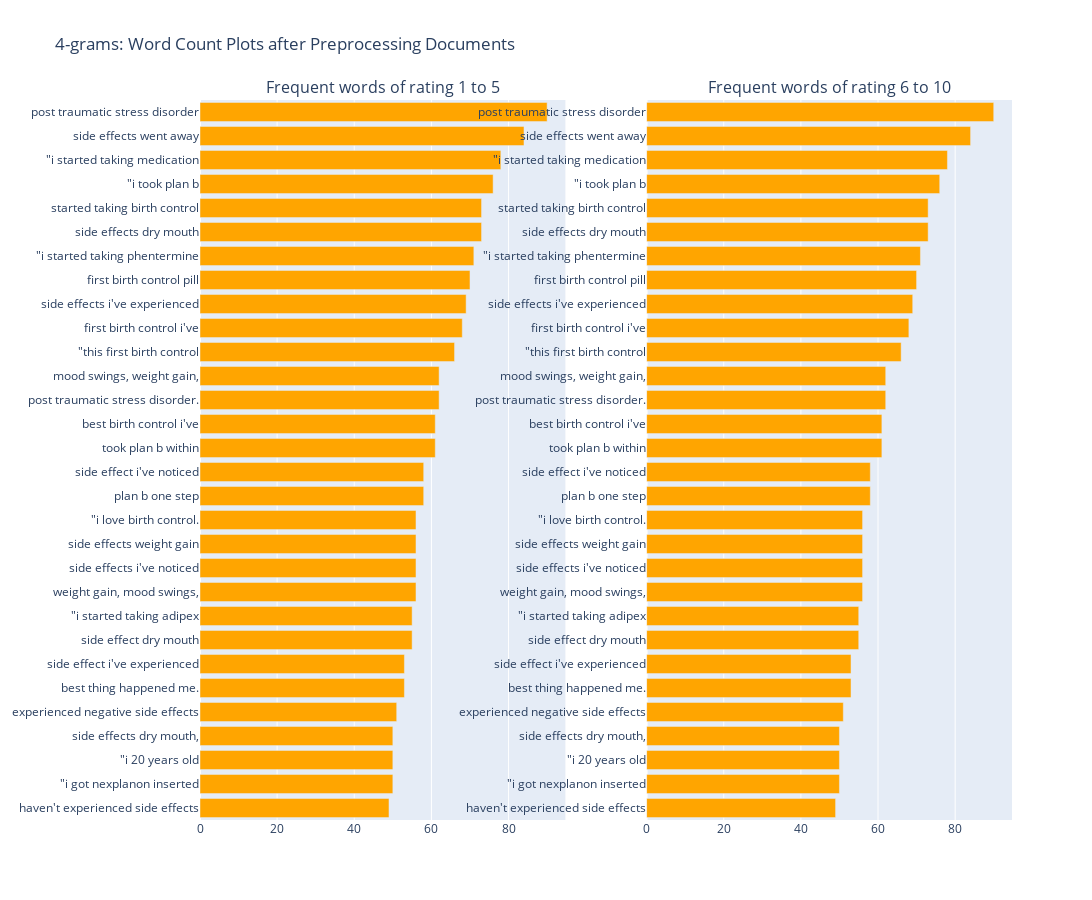

Notebook code cell kept with this figure:
### Markdown cell above
#### **5.7.4. 4-grams**

### Code cell
## Get the bar chart from rating  6 to 10 review ##
freq_dict = defaultdict(int)
for sent in df_negative["review"]:
    for word in generate_ngrams(sent, 4):
        freq_dict[word] += 1

## Get the bar chart from rating  1 to 5 review ##
freq_dict = defaultdict(int)
for sent in df_positive["review"]:
    for word in generate_ngrams(sent, 4):
        freq_dict[word] += 1

fd_sorted = pd.DataFrame(sorted(freq_dict.items(), key=lambda x: x[1])[::-1])
fd_sorted.columns = ["word", "wordcount"]

trace0 = horizontal_bar_chart(fd_sorted.head(30), 'orange')
trace1 = horizontal_bar_chart(fd_sorted.head(30), 'orange')

# Creating two subplots
fig = subplots.make_subplots(rows=1, cols=2, vertical_spacing=0.04,
                             subplot_titles=["Frequent words of rating 1 to 5", 
                                             "Frequent words of rating 6 to 10"])
fig.append_trace(trace0, 1, 1)
fig.append_trace(trace1, 1, 2)
fig['layout'].update(height=900, width=1600, title="4-grams: Word Count Plots after Preprocessing Documents")
fig.show()

### Figure 1 — Plotly figure (JSON) as saved in the notebook; plotly's stock layout.template omitted (floating-point values rounded to 4 significant figures)
{"data": [{"marker": {"color": "orange"}, "orientation": "h", "showlegend": false, "type": "bar", "x": [49, 50, 50, 50, 51, 53, 53, 55, 55, 56, 56, 56, 56, 58, 58, 61, 61, 62, 62, 66, 68, 69, 70, 71, 73, 73, 76, 78, 84, 90], "xaxis": "x", "y": ["haven&#039;t experienced side effects", "\"i got nexplanon inserted", "\"i 20 years old", "side effects dry mouth,", "experienced negative side effects", "best thing happened me.", "side effect i&#039;ve experienced", "side effect dry mouth", "\"i started taking adipex", "weight gain, mood swings,", "side effects i&#039;ve noticed", "side effects weight gain", "\"i love birth control.", "plan b one step", "side effect i&#039;ve noticed", "took plan b within", "best birth control i&#039;ve", "post traumatic stress disorder.", "mood swings, weight gain,", "\"this first birth control", "first birth control i&#039;ve", "side effects i&#039;ve experienced", "first birth control pill", "\"i started taking phentermine", "side effects dry mouth", "started taking birth control", "\"i took plan b", "\"i started taking medication", "side effects went away", "post traumatic stress disorder"], "yaxis": "y"}, {"marker": {"color": "orange"}, "orientation": "h", "showlegend": false, "type": "bar", "x": [49, 50, 50, 50, 51, 53, 53, 55, 55, 56, 56, 56, 56, 58, 58, 61, 61, 62, 62, 66, 68, 69, 70, 71, 73, 73, 76, 78, 84, 90], "xaxis": "x2", "y": ["haven&#039;t experienced side effects", "\"i got nexplanon inserted", "\"i 20 years old", "side effects dry mouth,", "experienced negative side effects", "best thing happened me.", "side effect i&#039;ve experienced", "side effect dry mouth", "\"i started taking adipex", "weight gain, mood swings,", "side effects i&#039;ve noticed", "side effects weight gain", "\"i love birth control.", "plan b one step", "side effect i&#039;ve noticed", "took plan b within", "best birth control i&#039;ve", "post traumatic stress disorder.", "mood swings, weight gain,", "\"this first birth control", "first birth control i&#039;ve", "side effects i&#039;ve experienced", "first birth control pill", "\"i started taking phentermine", "side effects dry mouth", "started taking birth control", "\"i took plan b", "\"i started taking medication", "side effects went away", "post traumatic stress disorder"], "yaxis": "y2"}], "layout": {"annotations": [{"font": {"size": 16}, "showarrow": false, "text": "Frequent words of rating 1 to 5", "x": 0.225, "xanchor": "center", "xref": "paper", "y": 1, "yanchor": "bottom", "yref": "paper"}, {"font": {"size": 16}, "showarrow": false, "text": "Frequent words of rating 6 to 10", "x": 0.775, "xanchor": "center", "xref": "paper", "y": 1, "yanchor": "bottom", "yref": "paper"}], "height": 900, "title": {"text": "4-grams: Word Count Plots after Preprocessing Documents"}, "width": 1600, "xaxis": {"anchor": "y", "domain": [0, 0.45]}, "xaxis2": {"anchor": "y2", "domain": [0.55, 1]}, "yaxis": {"anchor": "x", "domain": [0, 1]}, "yaxis2": {"anchor": "x2", "domain": [0, 1]}}}
